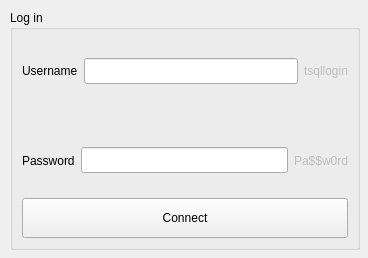
<?xml version="1.0" encoding="UTF-8"?>
<ui version="4.0">
 <class>Form</class>
 <widget class="QWidget" name="Form">
  <property name="geometry">
   <rect>
    <x>0</x>
    <y>0</y>
    <width>368</width>
    <height>258</height>
   </rect>
  </property>
  <property name="sizePolicy">
   <sizepolicy hsizetype="Fixed" vsizetype="Fixed">
    <horstretch>0</horstretch>
    <verstretch>0</verstretch>
   </sizepolicy>
  </property>
  <property name="minimumSize">
   <size>
    <width>368</width>
    <height>258</height>
   </size>
  </property>
  <property name="maximumSize">
   <size>
    <width>368</width>
    <height>258</height>
   </size>
  </property>
  <property name="windowTitle">
   <string>Form</string>
  </property>
  <widget class="QGroupBox" name="groupBox">
   <property name="geometry">
    <rect>
     <x>10</x>
     <y>10</y>
     <width>350</width>
     <height>240</height>
    </rect>
   </property>
   <property name="sizePolicy">
    <sizepolicy hsizetype="Fixed" vsizetype="Fixed">
     <horstretch>0</horstretch>
     <verstretch>0</verstretch>
    </sizepolicy>
   </property>
   <property name="minimumSize">
    <size>
     <width>350</width>
     <height>240</height>
    </size>
   </property>
   <property name="maximumSize">
    <size>
     <width>350</width>
     <height>240</height>
    </size>
   </property>
   <property name="title">
    <string>Log in</string>
   </property>
   <layout class="QVBoxLayout" name="verticalLayout_2">
    <item>
     <layout class="QVBoxLayout" name="verticalLayout">
      <property name="sizeConstraint">
       <enum>QLayout::SetFixedSize</enum>
      </property>
      <item>
       <layout class="QHBoxLayout" name="horizontalLayout">
        <item>
         <widget class="QLabel" name="label">
          <property name="text">
           <string>Username</string>
          </property>
         </widget>
        </item>
        <item>
         <widget class="QLineEdit" name="lineEdit">
          <property name="minimumSize">
           <size>
            <width>0</width>
            <height>26</height>
           </size>
          </property>
         </widget>
        </item>
        <item>
         <widget class="QLabel" name="label_3">
          <property name="enabled">
           <bool>false</bool>
          </property>
          <property name="text">
           <string>tsqllogin</string>
          </property>
         </widget>
        </item>
       </layout>
      </item>
      <item>
       <spacer name="horizontalSpacer">
        <property name="orientation">
         <enum>Qt::Horizontal</enum>
        </property>
        <property name="sizeHint" stdset="0">
         <size>
          <width>158</width>
          <height>20</height>
         </size>
        </property>
       </spacer>
      </item>
      <item>
       <layout class="QHBoxLayout" name="horizontalLayout_2">
        <item>
         <widget class="QLabel" name="label_2">
          <property name="text">
           <string>Password</string>
          </property>
         </widget>
        </item>
        <item>
         <widget class="QLineEdit" name="lineEdit_2">
          <property name="minimumSize">
           <size>
            <width>0</width>
            <height>26</height>
           </size>
          </property>
         </widget>
        </item>
        <item>
         <widget class="QLabel" name="label_4">
          <property name="enabled">
           <bool>false</bool>
          </property>
          <property name="text">
           <string>Pa$$w0rd</string>
          </property>
         </widget>
        </item>
       </layout>
      </item>
     </layout>
    </item>
    <item>
     <widget class="QPushButton" name="pushButton">
      <property name="minimumSize">
       <size>
        <width>0</width>
        <height>40</height>
       </size>
      </property>
      <property name="text">
       <string>Connect</string>
      </property>
     </widget>
    </item>
   </layout>
  </widget>
 </widget>
 <resources/>
 <connections/>
</ui>
